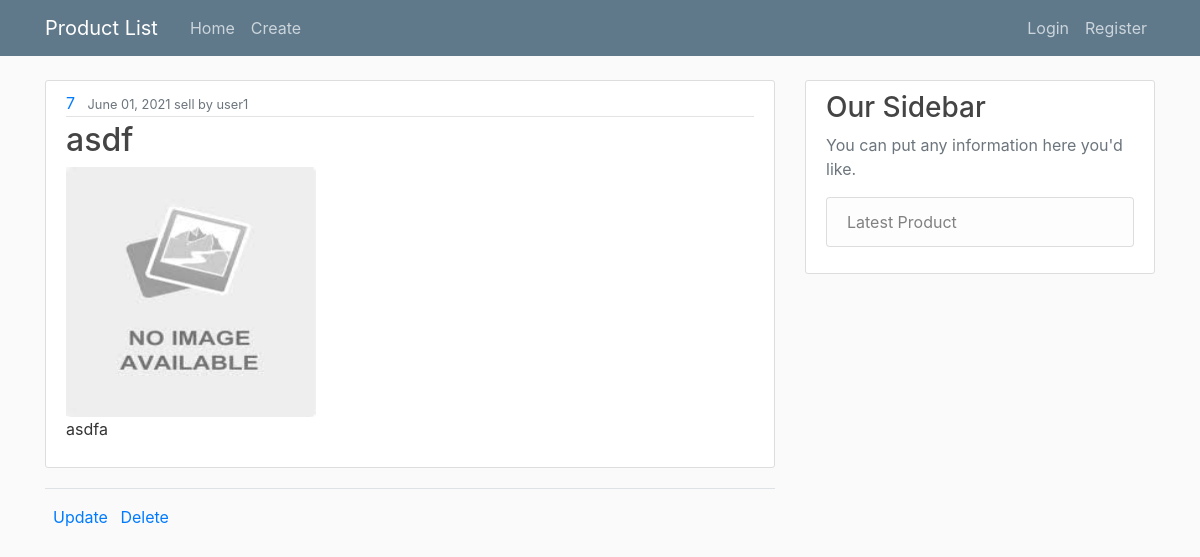
Screenshot of /productapp/product/7/ with the database file from the repository.
### productapp/models.py (models this page shows, shortened)
class product(models.Model):
	product_id=models.AutoField(primary_key = True)
	product_name=models.CharField(max_length=100)
	date_created=models.DateTimeField(auto_now_add=True)
	product_detail=models.CharField(max_length=9999, default="")
	seller=models.ForeignKey(User, on_delete=models.CASCADE)
	product_image=models.ImageField(default="default.jpg", upload_to="product_image")
	catetgory = models.CharField(max_length=999, default="None")

### productapp/views.py (the view)
# urls.py: path("product/<int:pk>/", ProductDetailView.as_view(), name="product-detail"),
class ProductDetailView(DetailView):
	model = product
	template_name = "productapp/product_detail.html"

### productapp/templates/productapp/product_detail.html (shortened to what this page needs)
{% extends "productapp/base.html" %}
{% block content %}
    <article class="media content-section">
          <div class="media-body">
            <div class="article-metadata">
              <a class="mr-2" href="#">{{ object.product_id }}</a>
              <small class="text-muted">{{ object.date_created|date:"F d, Y" }} sell by {{ object.seller }}</small>
            </div>
            <h2> {{ object.product_name }} </h2>
            <img src="{{object.product_image.url}}"  width="250" height="250">
            <br />
            <p class="article-content">{{ object.product_detail }}</p>
          </div>
    </article>
    <div class="border-top pt-3">
  		<a class="ml-2", href="{% url "product-update" product.product_id %}"> Update</a>
      <a class="ml-2", href="{% url "product-delete" product.product_id %}"> Delete</a>
  	</div>
{% endblock content %}

### productapp/static/productapp/main.css (style rules this page uses)
body { background: #fafafa; color: #333333; margin-top: 5rem; }
h1, h2, h3, h4, h5, h6 { color: #444444; }
.content-section { background: #ffffff; padding: 10px 20px; border: 1px solid #dddddd; border-radius: 3px; margin-bottom: 20px; }
.article-content { white-space: pre-line; }
.article-metadata { padding-bottom: 1px; margin-bottom: 4px; border-bottom: 1px solid #e3e3e3 }

### rows the page displays
product: product_id "7", date_created "June 01, 2021", seller "user1", product_name "asdf", product_image (placeholder picture), product_detail "asdfa"
